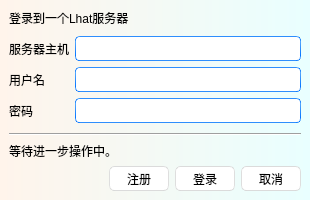
<?xml version="1.0" encoding="UTF-8"?>
<ui version="4.0">
 <class>LoginWindow</class>
 <widget class="QMainWindow" name="LoginWindow">
  <property name="geometry">
   <rect>
    <x>0</x>
    <y>0</y>
    <width>310</width>
    <height>200</height>
   </rect>
  </property>
  <property name="minimumSize">
   <size>
    <width>310</width>
    <height>200</height>
   </size>
  </property>
  <property name="windowTitle">
   <string>Lhat - 新会话</string>
  </property>
  <property name="styleSheet">
   <string notr="true">/*
Aqua Style Sheet for QT Applications
Author: Jaime A. Quiroga P.
Company: GTRONICK
Last updated: 22/01/2019, 07:55.
Available at: https://github.com/GTRONICK/QSS/blob/master/Aqua.qss
*/
QMainWindow {
	background-color: qlineargradient(spread:pad, x1:0, y1:0, x2:1, y2:0, stop:0 rgba(255, 244, 235, 255), stop:1 rgba(233, 255, 255, 255));
}
QTextEdit {
	border-width: 1px;
	border-style: solid;
	border-color: qlineargradient(spread:pad, x1:0.5, y1:1, x2:0.5, y2:0, stop:0 rgba(0, 113, 255, 255), stop:1 rgba(91, 171, 252, 255));
}
QPlainTextEdit {
	border-width: 1px;
	border-style: solid;
	border-color: qlineargradient(spread:pad, x1:0.5, y1:1, x2:0.5, y2:0, stop:0 rgba(0, 113, 255, 255), stop:1 rgba(91, 171, 252, 255));
}
QToolButton {
	border-style: solid;
	border-top-color: qlineargradient(spread:pad, x1:0.5, y1:1, x2:0.5, y2:0, stop:0 rgb(215, 215, 215), stop:1 rgb(222, 222, 222));
	border-right-color: qlineargradient(spread:pad, x1:0, y1:0.5, x2:1, y2:0.5, stop:0 rgb(217, 217, 217), stop:1 rgb(227, 227, 227));
	border-left-color: qlineargradient(spread:pad, x1:0, y1:0.5, x2:1, y2:0.5, stop:0 rgb(227, 227, 227), stop:1 rgb(217, 217, 217));
	border-bottom-color: qlineargradient(spread:pad, x1:0.5, y1:1, x2:0.5, y2:0, stop:0 rgb(215, 215, 215), stop:1 rgb(222, 222, 222));
	border-width: 1px;
	border-radius: 5px;
	color: rgb(0,0,0);
	padding: 2px;
	background-color: rgb(255,255,255);
}
QToolButton:hover{
	border-style: solid;
	border-top-color: qlineargradient(spread:pad, x1:0.5, y1:1, x2:0.5, y2:0, stop:0 rgb(195, 195, 195), stop:1 rgb(222, 222, 222));
	border-right-color: qlineargradient(spread:pad, x1:0, y1:0.5, x2:1, y2:0.5, stop:0 rgb(197, 197, 197), stop:1 rgb(227, 227, 227));
	border-left-color: qlineargradient(spread:pad, x1:0, y1:0.5, x2:1, y2:0.5, stop:0 rgb(227, 227, 227), stop:1 rgb(197, 197, 197));
	border-bottom-color: qlineargradient(spread:pad, x1:0.5, y1:1, x2:0.5, y2:0, stop:0 rgb(195, 195, 195), stop:1 rgb(222, 222, 222));
	border-width: 1px;
	border-radius: 5px;
	color: rgb(0,0,0);
	padding: 2px;
	background-color: rgb(255,255,255);
}
QToolButton:pressed{
	border-style: solid;
	border-top-color: qlineargradient(spread:pad, x1:0.5, y1:1, x2:0.5, y2:0, stop:0 rgb(215, 215, 215), stop:1 rgb(222, 222, 222));
	border-right-color: qlineargradient(spread:pad, x1:0, y1:0.5, x2:1, y2:0.5, stop:0 rgb(217, 217, 217), stop:1 rgb(227, 227, 227));
	border-left-color: qlineargradient(spread:pad, x1:0, y1:0.5, x2:1, y2:0.5, stop:0 rgb(227, 227, 227), stop:1 rgb(217, 217, 217));
	border-bottom-color: qlineargradient(spread:pad, x1:0.5, y1:1, x2:0.5, y2:0, stop:0 rgb(215, 215, 215), stop:1 rgb(222, 222, 222));
	border-width: 1px;
	border-radius: 5px;
	color: rgb(0,0,0);
	padding: 2px;
	background-color: rgb(142,142,142);
}
QPushButton{
	border-style: solid;
	border-top-color: qlineargradient(spread:pad, x1:0.5, y1:1, x2:0.5, y2:0, stop:0 rgb(215, 215, 215), stop:1 rgb(222, 222, 222));
	border-right-color: qlineargradient(spread:pad, x1:0, y1:0.5, x2:1, y2:0.5, stop:0 rgb(217, 217, 217), stop:1 rgb(227, 227, 227));
	border-left-color: qlineargradient(spread:pad, x1:0, y1:0.5, x2:1, y2:0.5, stop:0 rgb(227, 227, 227), stop:1 rgb(217, 217, 217));
	border-bottom-color: qlineargradient(spread:pad, x1:0.5, y1:1, x2:0.5, y2:0, stop:0 rgb(215, 215, 215), stop:1 rgb(222, 222, 222));
	border-width: 1px;
	border-radius: 5px;
	color: rgb(0,0,0);
	padding: 2px;
	background-color: rgb(255,255,255);
}
QPushButton::default{
	border-style: solid;
	border-top-color: qlineargradient(spread:pad, x1:0.5, y1:1, x2:0.5, y2:0, stop:0 rgb(215, 215, 215), stop:1 rgb(222, 222, 222));
	border-right-color: qlineargradient(spread:pad, x1:0, y1:0.5, x2:1, y2:0.5, stop:0 rgb(217, 217, 217), stop:1 rgb(227, 227, 227));
	border-left-color: qlineargradient(spread:pad, x1:0, y1:0.5, x2:1, y2:0.5, stop:0 rgb(227, 227, 227), stop:1 rgb(217, 217, 217));
	border-bottom-color: qlineargradient(spread:pad, x1:0.5, y1:1, x2:0.5, y2:0, stop:0 rgb(215, 215, 215), stop:1 rgb(222, 222, 222));
	border-width: 1px;
	border-radius: 5px;
	color: rgb(0,0,0);
	padding: 2px;
	background-color: rgb(255,255,255);
}
QPushButton:hover{
	border-style: solid;
	border-top-color: qlineargradient(spread:pad, x1:0.5, y1:1, x2:0.5, y2:0, stop:0 rgb(195, 195, 195), stop:1 rgb(222, 222, 222));
	border-right-color: qlineargradient(spread:pad, x1:0, y1:0.5, x2:1, y2:0.5, stop:0 rgb(197, 197, 197), stop:1 rgb(227, 227, 227));
	border-left-color: qlineargradient(spread:pad, x1:0, y1:0.5, x2:1, y2:0.5, stop:0 rgb(227, 227, 227), stop:1 rgb(197, 197, 197));
	border-bottom-color: qlineargradient(spread:pad, x1:0.5, y1:1, x2:0.5, y2:0, stop:0 rgb(195, 195, 195), stop:1 rgb(222, 222, 222));
	border-width: 1px;
	border-radius: 5px;
	color: rgb(0,0,0);
	padding: 2px;
	background-color: rgb(255,255,255);
}
QPushButton:pressed{
	border-style: solid;
	border-top-color: qlineargradient(spread:pad, x1:0.5, y1:1, x2:0.5, y2:0, stop:0 rgb(215, 215, 215), stop:1 rgb(222, 222, 222));
	border-right-color: qlineargradient(spread:pad, x1:0, y1:0.5, x2:1, y2:0.5, stop:0 rgb(217, 217, 217), stop:1 rgb(227, 227, 227));
	border-left-color: qlineargradient(spread:pad, x1:0, y1:0.5, x2:1, y2:0.5, stop:0 rgb(227, 227, 227), stop:1 rgb(217, 217, 217));
	border-bottom-color: qlineargradient(spread:pad, x1:0.5, y1:1, x2:0.5, y2:0, stop:0 rgb(215, 215, 215), stop:1 rgb(222, 222, 222));
	border-width: 1px;
	border-radius: 5px;
	color: rgb(0,0,0);
	padding: 2px;
	background-color: rgb(142,142,142);
}
QPushButton:disabled{
	border-style: solid;
	border-top-color: qlineargradient(spread:pad, x1:0.5, y1:1, x2:0.5, y2:0, stop:0 rgb(215, 215, 215), stop:1 rgb(222, 222, 222));
	border-right-color: qlineargradient(spread:pad, x1:0, y1:0.5, x2:1, y2:0.5, stop:0 rgb(217, 217, 217), stop:1 rgb(227, 227, 227));
	border-left-color: qlineargradient(spread:pad, x1:0, y1:0.5, x2:1, y2:0.5, stop:0 rgb(227, 227, 227), stop:1 rgb(217, 217, 217));
	border-bottom-color: qlineargradient(spread:pad, x1:0.5, y1:1, x2:0.5, y2:0, stop:0 rgb(215, 215, 215), stop:1 rgb(222, 222, 222));
	border-width: 1px;
	border-radius: 5px;
	color: #808086;
	padding: 2px;
	background-color: rgb(142,142,142);
}
QLineEdit {
	border-width: 1px; border-radius: 4px;
	border-style: solid;
	border-color: qlineargradient(spread:pad, x1:0.5, y1:1, x2:0.5, y2:0, stop:0 rgba(0, 113, 255, 255), stop:1 rgba(91, 171, 252, 255));
}
QLabel {
	color: #000000;
}
QLCDNumber {
	color: rgb(0, 113, 255, 255);
}
QProgressBar {
	text-align: center;
	color: rgb(240, 240, 240);
	border-width: 1px; 
	border-radius: 10px;
	border-color: rgb(230, 230, 230);
	border-style: solid;
	background-color:rgb(207,207,207);
}
QProgressBar::chunk {
	background-color: qlineargradient(spread:pad, x1:0.5, y1:1, x2:0.5, y2:0, stop:0 rgba(49, 147, 250, 255), stop:1 rgba(34, 142, 255, 255));
	border-radius: 10px;
}
QMenuBar {
	background-color: qlineargradient(spread:pad, x1:0.5, y1:1, x2:0.5, y2:0, stop:0 rgba(207, 209, 207, 255), stop:1 rgba(230, 229, 230, 255));
}
QMenuBar::item {
	color: #000000;
  	spacing: 3px;
  	padding: 1px 4px;
	background-color: qlineargradient(spread:pad, x1:0.5, y1:1, x2:0.5, y2:0, stop:0 rgba(207, 209, 207, 255), stop:1 rgba(230, 229, 230, 255));
}

QMenuBar::item:selected {
  	background-color: qlineargradient(spread:pad, x1:0.5, y1:1, x2:0.5, y2:0, stop:0 rgba(0, 113, 255, 255), stop:1 rgba(91, 171, 252, 255));
	color: #FFFFFF;
}
QMenu::item:selected {
	border-style: solid;
	border-top-color: transparent;
	border-right-color: transparent;
	border-left-color: qlineargradient(spread:pad, x1:0.5, y1:1, x2:0.5, y2:0, stop:0 rgba(0, 113, 255, 255), stop:1 rgba(91, 171, 252, 255));
	border-bottom-color: transparent;
	border-left-width: 2px;
	color: #000000;
	padding-left:15px;
	padding-top:4px;
	padding-bottom:4px;
	padding-right:7px;
}
QMenu::item {
	border-style: solid;
	border-top-color: transparent;
	border-right-color: transparent;
	border-left-color: transparent;
	border-bottom-color: transparent;
	border-bottom-width: 1px;
	color: #000000;
	padding-left:17px;
	padding-top:4px;
	padding-bottom:4px;
	padding-right:7px;
}
QTabWidget {
	color:rgb(0,0,0);
	background-color:#000000;
}
QTabWidget::pane {
		border-color: rgb(223,223,223);
		background-color:rgb(226,226,226);
		border-style: solid;
		border-width: 2px;
    	border-radius: 6px;
}
QTabBar::tab:first {
	border-style: solid;
	border-left-width:1px;
	border-right-width:0px;
	border-top-width:1px;
	border-bottom-width:1px;
	border-top-color: rgb(209,209,209);
	border-left-color: qlineargradient(spread:pad, x1:0.5, y1:1, x2:0.5, y2:0, stop:0 rgba(209, 209, 209, 209), stop:1 rgba(229, 229, 229, 229));
	border-bottom-color: rgb(229,229,229);
	border-top-left-radius: 4px;
	border-bottom-left-radius: 4px;
	color: #000000;
	padding: 3px;
	margin-left:0px;
	background-color: qlineargradient(spread:pad, x1:0.5, y1:1, x2:0.5, y2:0, stop:0 rgba(247, 247, 247, 255), stop:1 rgba(255, 255, 255, 255));
}
QTabBar::tab:last {
	border-style: solid;
	border-width:1px;
	border-top-color: rgb(209,209,209);
	border-left-color: qlineargradient(spread:pad, x1:0.5, y1:1, x2:0.5, y2:0, stop:0 rgba(209, 209, 209, 209), stop:1 rgba(229, 229, 229, 229));
	border-right-color: qlineargradient(spread:pad, x1:0.5, y1:1, x2:0.5, y2:0, stop:0 rgba(209, 209, 209, 209), stop:1 rgba(229, 229, 229, 229));
	border-bottom-color: rgb(229,229,229);
	border-top-right-radius: 4px;
	border-bottom-right-radius: 4px;
	color: #000000;
	padding: 3px;
	margin-left:0px;
	background-color: qlineargradient(spread:pad, x1:0.5, y1:1, x2:0.5, y2:0, stop:0 rgba(247, 247, 247, 255), stop:1 rgba(255, 255, 255, 255));
}
QTabBar::tab {
	border-style: solid;
	border-top-width:1px;
	border-bottom-width:1px;
	border-left-width:1px;
	border-top-color: rgb(209,209,209);
	border-left-color: qlineargradient(spread:pad, x1:0.5, y1:1, x2:0.5, y2:0, stop:0 rgba(209, 209, 209, 209), stop:1 rgba(229, 229, 229, 229));
	border-bottom-color: rgb(229,229,229);
	color: #000000;
	padding: 3px;
	margin-left:0px;
	background-color: qlineargradient(spread:pad, x1:0.5, y1:1, x2:0.5, y2:0, stop:0 rgba(247, 247, 247, 255), stop:1 rgba(255, 255, 255, 255));
}
QTabBar::tab:selected, QTabBar::tab:last:selected, QTabBar::tab:hover {
  	border-style: solid;
  	border-left-width:1px;
	border-right-color: transparent;
	border-top-color: rgb(209,209,209);
	border-left-color: qlineargradient(spread:pad, x1:0.5, y1:1, x2:0.5, y2:0, stop:0 rgba(209, 209, 209, 209), stop:1 rgba(229, 229, 229, 229));
	border-bottom-color: rgb(229,229,229);
	color: #FFFFFF;
	padding: 3px;
	margin-left:0px;
	background-color: qlineargradient(spread:pad, x1:0.5, y1:1, x2:0.5, y2:0, stop:0 rgba(0, 113, 255, 255), stop:1 rgba(91, 171, 252, 255));
}

QTabBar::tab:selected, QTabBar::tab:first:selected, QTabBar::tab:hover {
  	border-style: solid;
  	border-left-width:1px;
  	border-bottom-width:1px;
  	border-top-width:1px;
	border-right-color: transparent;
	border-top-color: rgb(209,209,209);
	border-left-color: qlineargradient(spread:pad, x1:0.5, y1:1, x2:0.5, y2:0, stop:0 rgba(209, 209, 209, 209), stop:1 rgba(229, 229, 229, 229));
	border-bottom-color: rgb(229,229,229);
	color: #FFFFFF;
	padding: 3px;
	margin-left:0px;
	background-color: qlineargradient(spread:pad, x1:0.5, y1:1, x2:0.5, y2:0, stop:0 rgba(0, 113, 255, 255), stop:1 rgba(91, 171, 252, 255));
}

QCheckBox {
	color: #000000;
	padding: 2px;
}
QCheckBox:disabled {
	color: #808086;
	padding: 2px;
}

QCheckBox:hover {
	border-radius:4px;
	border-style:solid;
	padding-left: 1px;
	padding-right: 1px;
	padding-bottom: 1px;
	padding-top: 1px;
	border-width:1px;
	border-color: transparent;
}
QCheckBox::indicator:checked {

	height: 10px;
	width: 10px;
	border-style:solid;
	border-width: 1px;
	border-color: qlineargradient(spread:pad, x1:0.5, y1:1, x2:0.5, y2:0, stop:0 rgba(0, 113, 255, 255), stop:1 rgba(91, 171, 252, 255));
	color: #000000;
	background-color: qlineargradient(spread:pad, x1:0.5, y1:1, x2:0.5, y2:0, stop:0 rgba(0, 113, 255, 255), stop:1 rgba(91, 171, 252, 255));
}
QCheckBox::indicator:unchecked {

	height: 10px;
	width: 10px;
	border-style:solid;
	border-width: 1px;
	border-color: qlineargradient(spread:pad, x1:0.5, y1:1, x2:0.5, y2:0, stop:0 rgba(0, 113, 255, 255), stop:1 rgba(91, 171, 252, 255));
	color: #000000;
}
QRadioButton {
	color: 000000;
	padding: 1px;
}
QRadioButton::indicator:checked {
	height: 10px;
	width: 10px;
	border-style:solid;
	border-radius:5px;
	border-width: 1px;
	border-color: qlineargradient(spread:pad, x1:0.5, y1:1, x2:0.5, y2:0, stop:0 rgba(0, 113, 255, 255), stop:1 rgba(91, 171, 252, 255));
	color: #a9b7c6;
	background-color: qlineargradient(spread:pad, x1:0.5, y1:1, x2:0.5, y2:0, stop:0 rgba(0, 113, 255, 255), stop:1 rgba(91, 171, 252, 255));
}
QRadioButton::indicator:!checked {
	height: 10px;
	width: 10px;
	border-style:solid;
	border-radius:5px;
	border-width: 1px;
	border-color: qlineargradient(spread:pad, x1:0.5, y1:1, x2:0.5, y2:0, stop:0 rgba(0, 113, 255, 255), stop:1 rgba(91, 171, 252, 255));
	color: #a9b7c6;
	background-color: transparent;
}
QStatusBar {
	color:#027f7f;
}
QSpinBox {
	border-style: solid;
	border-width: 1px;
	border-color: qlineargradient(spread:pad, x1:0.5, y1:1, x2:0.5, y2:0, stop:0 rgba(0, 113, 255, 255), stop:1 rgba(91, 171, 252, 255));
}
QDoubleSpinBox {
	border-style: solid;
	border-width: 1px;
	border-color: qlineargradient(spread:pad, x1:0.5, y1:1, x2:0.5, y2:0, stop:0 rgba(0, 113, 255, 255), stop:1 rgba(91, 171, 252, 255));
}
QTimeEdit {
	border-style: solid;
	border-width: 1px;
	border-color: qlineargradient(spread:pad, x1:0.5, y1:1, x2:0.5, y2:0, stop:0 rgba(0, 113, 255, 255), stop:1 rgba(91, 171, 252, 255));
}
QDateTimeEdit {
	border-style: solid;
	border-width: 1px;
	border-color: qlineargradient(spread:pad, x1:0.5, y1:1, x2:0.5, y2:0, stop:0 rgba(0, 113, 255, 255), stop:1 rgba(91, 171, 252, 255));
}
QDateEdit {
	border-style: solid;
	border-width: 1px;
	border-color: qlineargradient(spread:pad, x1:0.5, y1:1, x2:0.5, y2:0, stop:0 rgba(0, 113, 255, 255), stop:1 rgba(91, 171, 252, 255));
}

QToolBox {
	color: #a9b7c6;
	background-color:#000000;
}
QToolBox::tab {
	color: #a9b7c6;
	background-color:#000000;
}
QToolBox::tab:selected {
	color: #FFFFFF;
	background-color:#000000;
}
QScrollArea {
	color: #FFFFFF;
	background-color:#000000;
}
QSlider::groove:horizontal {
	height: 5px;
	background-color: qlineargradient(spread:pad, x1:0.5, y1:1, x2:0.5, y2:0, stop:0 rgba(49, 147, 250, 255), stop:1 rgba(34, 142, 255, 255));
}
QSlider::groove:vertical {
	width: 5px;
	background-color: qlineargradient(spread:pad, x1:0.5, y1:1, x2:0.5, y2:0, stop:0 rgba(49, 147, 250, 255), stop:1 rgba(34, 142, 255, 255));
}
QSlider::handle:horizontal {
	background: rgb(253,253,253);
	border-style: solid;
	border-width: 1px;
	border-color: rgb(207,207,207);
	width: 12px;
	margin: -5px 0;
	border-radius: 7px;
}
QSlider::handle:vertical {
	background: rgb(253,253,253);
	border-style: solid;
	border-width: 1px;
	border-color: rgb(207,207,207);
	height: 12px;
	margin: 0 -5px;
	border-radius: 7px;
}
QSlider::add-page:horizontal {
    background: rgb(181,181,181);
}
QSlider::add-page:vertical {
    background: rgb(181,181,181);
}
QSlider::sub-page:horizontal {
    background-color: qlineargradient(spread:pad, x1:0.5, y1:1, x2:0.5, y2:0, stop:0 rgba(49, 147, 250, 255), stop:1 rgba(34, 142, 255, 255));
}
QSlider::sub-page:vertical {
    background-color: qlineargradient(spread:pad, y1:0.5, x1:1, y2:0.5, x2:0, stop:0 rgba(49, 147, 250, 255), stop:1 rgba(34, 142, 255, 255));
}
QScrollBar:horizontal {
	max-height: 20px;
	border: 1px transparent grey;
	margin: 0px 20px 0px 20px;
}
QScrollBar:vertical {
	max-width: 20px;
	border: 1px transparent grey;
	margin: 20px 0px 20px 0px;
}
QScrollBar::handle:horizontal {
	background: rgb(253,253,253);
	border-style: solid;
	border-width: 1px;
	border-color: rgb(207,207,207);
	border-radius: 7px;
	min-width: 25px;
}
QScrollBar::handle:horizontal:hover {
	background: rgb(253,253,253);
	border-style: solid;
	border-width: 1px;
	border-color: rgb(147, 200, 200);
	border-radius: 7px;
	min-width: 25px;
}
QScrollBar::handle:vertical {
	background: rgb(253,253,253);
	border-style: solid;
	border-width: 1px;
	border-color: rgb(207,207,207);
	border-radius: 7px;
	min-height: 25px;
}
QScrollBar::handle:vertical:hover {
	background: rgb(253,253,253);
	border-style: solid;
	border-width: 1px;
	border-color: rgb(147, 200, 200);
	border-radius: 7px;
	min-height: 25px;
}
QScrollBar::add-line:horizontal {
   border: 2px transparent grey;
   border-top-right-radius: 7px;
   border-bottom-right-radius: 7px;
   background: rgba(34, 142, 255, 255);
   width: 20px;
   subcontrol-position: right;
   subcontrol-origin: margin;
}
QScrollBar::add-line:horizontal:pressed {
   border: 2px transparent grey;
   border-top-right-radius: 7px;
   border-bottom-right-radius: 7px;
   background: rgb(181,181,181);
   width: 20px;
   subcontrol-position: right;
   subcontrol-origin: margin;
}
QScrollBar::add-line:vertical {
   border: 2px transparent grey;
   border-bottom-left-radius: 7px;
   border-bottom-right-radius: 7px;
   background: rgba(34, 142, 255, 255);
   height: 20px;
   subcontrol-position: bottom;
   subcontrol-origin: margin;
}
QScrollBar::add-line:vertical:pressed {
   border: 2px transparent grey;
   border-bottom-left-radius: 7px;
   border-bottom-right-radius: 7px;
   background: rgb(181,181,181);
   height: 20px;
   subcontrol-position: bottom;
   subcontrol-origin: margin;
}
QScrollBar::sub-line:horizontal {
   border: 2px transparent grey;
   border-top-left-radius: 7px;
   border-bottom-left-radius: 7px;
   background: rgba(34, 142, 255, 255);
   width: 20px;
   subcontrol-position: left;
   subcontrol-origin: margin;
}
QScrollBar::sub-line:horizontal:pressed {
   border: 2px transparent grey;
   border-top-left-radius: 7px;
   border-bottom-left-radius: 7px;
   background: rgb(181,181,181);
   width: 20px;
   subcontrol-position: left;
   subcontrol-origin: margin;
}
QScrollBar::sub-line:vertical {
   border: 2px transparent grey;
   border-top-left-radius: 7px;
   border-top-right-radius: 7px;
   background: rgba(34, 142, 255, 255);
   height: 20px;
   subcontrol-position: top;
   subcontrol-origin: margin;
}
QScrollBar::sub-line:vertical:pressed {
   border: 2px transparent grey;
   border-top-left-radius: 7px;
   border-top-right-radius: 7px;
   background: rgb(181,181,181);
   height: 20px;
   subcontrol-position: top;
   subcontrol-origin: margin;
}
QScrollBar::left-arrow:horizontal {
   border: 1px transparent grey;
   border-top-left-radius: 3px;
   border-bottom-left-radius: 3px;
   width: 6px;
   height: 6px;
   background: white;
}
QScrollBar::right-arrow:horizontal {
   border: 1px transparent grey;
   border-top-right-radius: 3px;
   border-bottom-right-radius: 3px;
   width: 6px;
   height: 6px;
   background: white;
}
QScrollBar::up-arrow:vertical {
   border: 1px transparent grey;
   border-top-left-radius: 3px;
   border-top-right-radius: 3px;
   width: 6px;
   height: 6px;
   background: white;
}
QScrollBar::down-arrow:vertical {
   border: 1px transparent grey;
   border-bottom-left-radius: 3px;
   border-bottom-right-radius: 3px;
   width: 6px;
   height: 6px;
   background: white;
}
QScrollBar::add-page:horizontal, QScrollBar::sub-page:horizontal {
   background: none;
}
QScrollBar::add-page:vertical, QScrollBar::sub-page:vertical {
   background: none;
}</string>
  </property>
  <widget class="QWidget" name="centralwidget">
   <layout class="QHBoxLayout" name="horizontalLayout">
    <item>
     <layout class="QVBoxLayout" name="verticalLayout">
      <item>
       <widget class="QLabel" name="label_login">
        <property name="text">
         <string>登录到一个Lhat服务器</string>
        </property>
       </widget>
      </item>
      <item>
       <spacer name="verticalSpacer">
        <property name="orientation">
         <enum>Qt::Vertical</enum>
        </property>
        <property name="sizeHint" stdset="0">
         <size>
          <width>20</width>
          <height>40</height>
         </size>
        </property>
       </spacer>
      </item>
      <item>
       <layout class="QGridLayout" name="InputArea">
        <item row="1" column="0">
         <widget class="QLabel" name="label_username">
          <property name="text">
           <string>用户名</string>
          </property>
         </widget>
        </item>
        <item row="0" column="1">
         <widget class="QLineEdit" name="input_server">
          <property name="minimumSize">
           <size>
            <width>0</width>
            <height>25</height>
           </size>
          </property>
         </widget>
        </item>
        <item row="0" column="0">
         <widget class="QLabel" name="label_server">
          <property name="text">
           <string>服务器主机</string>
          </property>
         </widget>
        </item>
        <item row="2" column="0">
         <widget class="QLabel" name="label_password">
          <property name="text">
           <string>密码</string>
          </property>
         </widget>
        </item>
        <item row="2" column="1">
         <widget class="QLineEdit" name="input_password">
          <property name="minimumSize">
           <size>
            <width>0</width>
            <height>25</height>
           </size>
          </property>
          <property name="echoMode">
           <enum>QLineEdit::Password</enum>
          </property>
         </widget>
        </item>
        <item row="1" column="1">
         <widget class="QLineEdit" name="input_username">
          <property name="minimumSize">
           <size>
            <width>0</width>
            <height>25</height>
           </size>
          </property>
         </widget>
        </item>
       </layout>
      </item>
      <item>
       <spacer name="verticalSpacer_2">
        <property name="orientation">
         <enum>Qt::Vertical</enum>
        </property>
        <property name="sizeHint" stdset="0">
         <size>
          <width>20</width>
          <height>40</height>
         </size>
        </property>
       </spacer>
      </item>
      <item>
       <widget class="Line" name="line_2">
        <property name="orientation">
         <enum>Qt::Horizontal</enum>
        </property>
       </widget>
      </item>
      <item>
       <widget class="QLabel" name="label_status">
        <property name="text">
         <string>等待进一步操作中。</string>
        </property>
       </widget>
      </item>
      <item>
       <layout class="QHBoxLayout" name="DialogButtonArea">
        <item>
         <spacer name="horizontalSpacer">
          <property name="orientation">
           <enum>Qt::Horizontal</enum>
          </property>
          <property name="sizeHint" stdset="0">
           <size>
            <width>40</width>
            <height>20</height>
           </size>
          </property>
         </spacer>
        </item>
        <item>
         <widget class="QPushButton" name="key_register">
          <property name="minimumSize">
           <size>
            <width>60</width>
            <height>25</height>
           </size>
          </property>
          <property name="text">
           <string>注册</string>
          </property>
         </widget>
        </item>
        <item>
         <widget class="QPushButton" name="key_login">
          <property name="minimumSize">
           <size>
            <width>60</width>
            <height>25</height>
           </size>
          </property>
          <property name="text">
           <string>登录</string>
          </property>
         </widget>
        </item>
        <item>
         <widget class="QPushButton" name="key_cancel">
          <property name="minimumSize">
           <size>
            <width>60</width>
            <height>25</height>
           </size>
          </property>
          <property name="text">
           <string>取消</string>
          </property>
         </widget>
        </item>
       </layout>
      </item>
     </layout>
    </item>
   </layout>
  </widget>
 </widget>
 <tabstops>
  <tabstop>input_server</tabstop>
  <tabstop>input_username</tabstop>
  <tabstop>input_password</tabstop>
  <tabstop>key_login</tabstop>
  <tabstop>key_cancel</tabstop>
  <tabstop>key_register</tabstop>
 </tabstops>
 <resources/>
 <connections>
  <connection>
   <sender>key_register</sender>
   <signal>clicked()</signal>
   <receiver>LoginWindow</receiver>
   <slot>onRegister()</slot>
   <hints>
    <hint type="sourcelabel">
     <x>166</x>
     <y>188</y>
    </hint>
    <hint type="destinationlabel">
     <x>100</x>
     <y>153</y>
    </hint>
   </hints>
  </connection>
  <connection>
   <sender>key_login</sender>
   <signal>clicked()</signal>
   <receiver>LoginWindow</receiver>
   <slot>onLogin()</slot>
   <hints>
    <hint type="sourcelabel">
     <x>232</x>
     <y>188</y>
    </hint>
    <hint type="destinationlabel">
     <x>179</x>
     <y>153</y>
    </hint>
   </hints>
  </connection>
  <connection>
   <sender>key_cancel</sender>
   <signal>clicked()</signal>
   <receiver>LoginWindow</receiver>
   <slot>close()</slot>
   <hints>
    <hint type="sourcelabel">
     <x>262</x>
     <y>168</y>
    </hint>
    <hint type="destinationlabel">
     <x>263</x>
     <y>153</y>
    </hint>
   </hints>
  </connection>
  <connection>
   <sender>input_server</sender>
   <signal>returnPressed()</signal>
   <receiver>input_username</receiver>
   <slot>setFocus()</slot>
   <hints>
    <hint type="sourcelabel">
     <x>166</x>
     <y>48</y>
    </hint>
    <hint type="destinationlabel">
     <x>166</x>
     <y>75</y>
    </hint>
   </hints>
  </connection>
  <connection>
   <sender>input_username</sender>
   <signal>returnPressed()</signal>
   <receiver>input_password</receiver>
   <slot>setFocus()</slot>
   <hints>
    <hint type="sourcelabel">
     <x>171</x>
     <y>80</y>
    </hint>
    <hint type="destinationlabel">
     <x>172</x>
     <y>109</y>
    </hint>
   </hints>
  </connection>
  <connection>
   <sender>input_password</sender>
   <signal>returnPressed()</signal>
   <receiver>key_login</receiver>
   <slot>click()</slot>
   <hints>
    <hint type="sourcelabel">
     <x>208</x>
     <y>110</y>
    </hint>
    <hint type="destinationlabel">
     <x>208</x>
     <y>174</y>
    </hint>
   </hints>
  </connection>
 </connections>
 <slots>
  <slot>onRegister()</slot>
  <slot>onLogin()</slot>
 </slots>
</ui>
